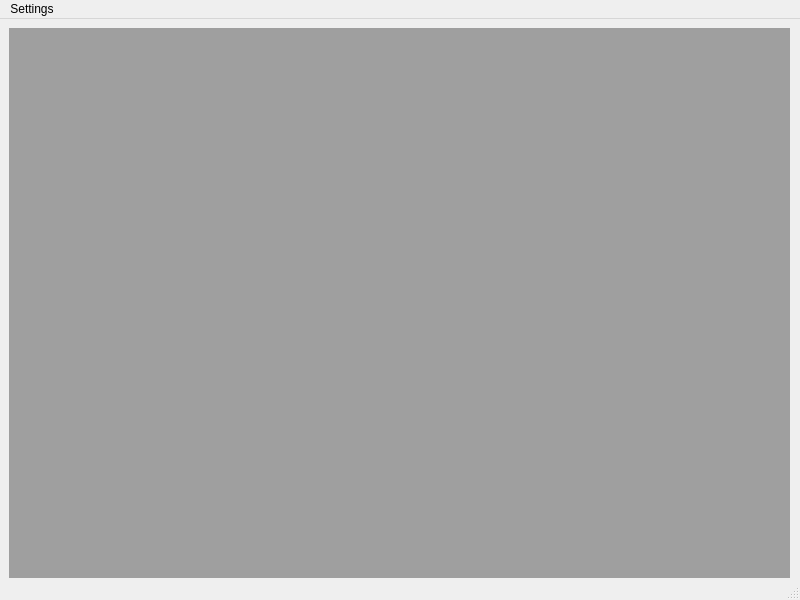
<?xml version="1.0" encoding="UTF-8"?>
<ui version="4.0">
 <class>MainWindow</class>
 <widget class="QMainWindow" name="MainWindow">
  <property name="geometry">
   <rect>
    <x>0</x>
    <y>0</y>
    <width>800</width>
    <height>600</height>
   </rect>
  </property>
  <property name="windowTitle">
   <string>MainWindow</string>
  </property>
  <widget class="QWidget" name="centralwidget">
   <widget class="QMdiArea" name="mdiArea">
    <property name="geometry">
     <rect>
      <x>9</x>
      <y>9</y>
      <width>781</width>
      <height>581</height>
     </rect>
    </property>
    <widget class="QWidget" name="subwindow">
     <property name="windowTitle">
      <string>Subwindow</string>
     </property>
    </widget>
   </widget>
  </widget>
  <widget class="QMenuBar" name="menubar">
   <property name="geometry">
    <rect>
     <x>0</x>
     <y>0</y>
     <width>800</width>
     <height>22</height>
    </rect>
   </property>
   <widget class="QMenu" name="menuSettings">
    <property name="title">
     <string>Settings</string>
    </property>
    <addaction name="actionIP_Settings"/>
   </widget>
   <addaction name="menuSettings"/>
  </widget>
  <widget class="QStatusBar" name="statusbar"/>
  <action name="actionIP_Settings">
   <property name="text">
    <string>IP Settings</string>
   </property>
  </action>
 </widget>
 <resources/>
 <connections/>
</ui>
